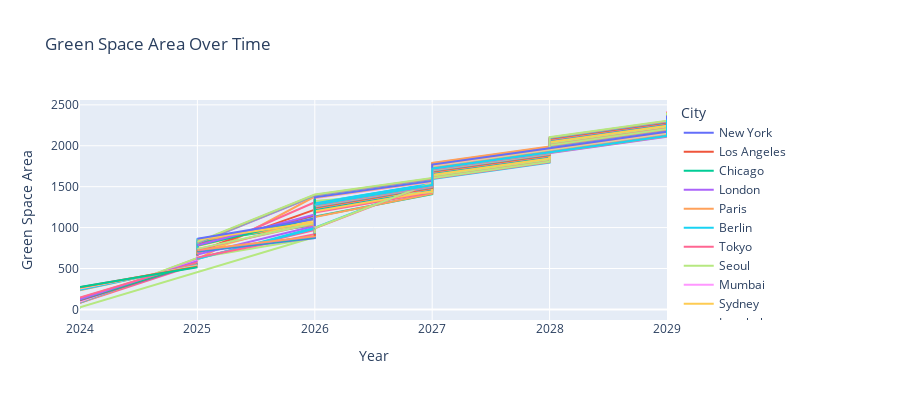

Notebook cell for this chart:
### Code cell
line = px.line(train_df, x='Year', y='Green_Space_Area', color='City', 
               title='Green Space Area Over Time', 
               labels={'Green_Space_Area':'Green Space Area', 'Year':'Year'},
               height=400)
line.write_html('Green_Space_Area_Over_Time.html')
line.show()
